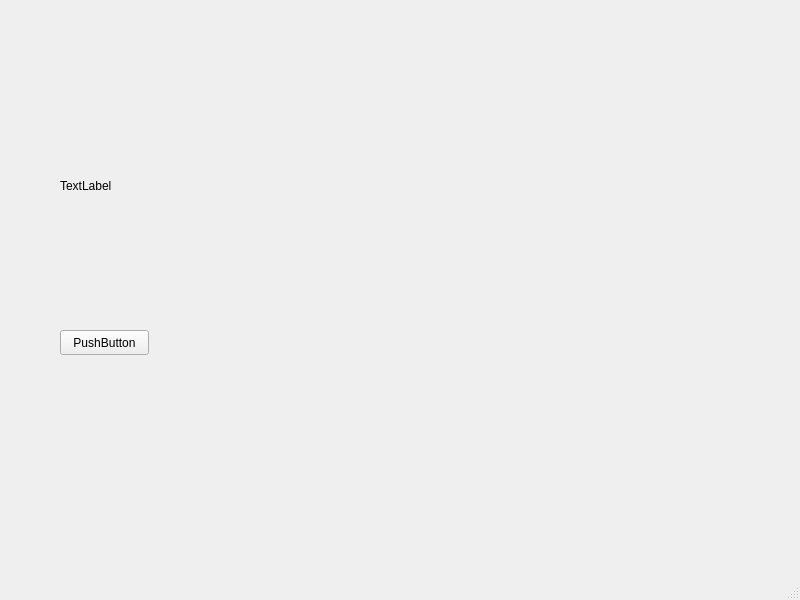
<?xml version="1.0" encoding="UTF-8"?>
<ui version="4.0">
 <class>MainWindow</class>
 <widget class="QMainWindow" name="MainWindow">
  <property name="geometry">
   <rect>
    <x>0</x>
    <y>0</y>
    <width>800</width>
    <height>600</height>
   </rect>
  </property>
  <property name="windowTitle">
   <string>MainWindow</string>
  </property>
  <widget class="QWidget" name="centralwidget">
   <widget class="QLabel" name="labelPosition">
    <property name="geometry">
     <rect>
      <x>60</x>
      <y>50</y>
      <width>411</width>
      <height>271</height>
     </rect>
    </property>
    <property name="text">
     <string>TextLabel</string>
    </property>
   </widget>
   <widget class="QPushButton" name="moveButton">
    <property name="geometry">
     <rect>
      <x>60</x>
      <y>330</y>
      <width>89</width>
      <height>25</height>
     </rect>
    </property>
    <property name="text">
     <string>PushButton</string>
    </property>
   </widget>
  </widget>
  <widget class="QMenuBar" name="menubar">
   <property name="geometry">
    <rect>
     <x>0</x>
     <y>0</y>
     <width>800</width>
     <height>22</height>
    </rect>
   </property>
  </widget>
  <widget class="QStatusBar" name="statusbar"/>
 </widget>
 <resources/>
 <connections/>
</ui>
